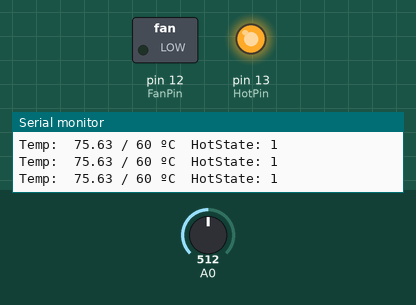
A sketch run on a simulated Arduino Nano, built with avr-gcc and run on an emulated ATmega328P. Parts: switched loads named in the sketch (green lamp = pin HIGH), output pins drawn as LEDs (lit = HIGH), the last lines printed to the serial monitor. Inputs (shaded band) come from the test bench; at power-on: A0 = 512.

Above: at 1.3 s.
1.4 s: A0 set to 662
2.9 s: A0 set to 682
At 3.4 s:
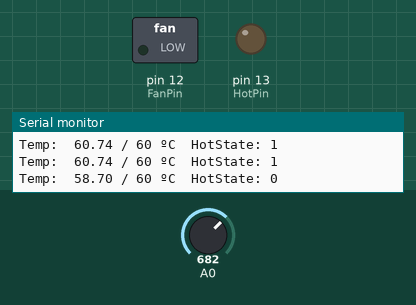
4.5 s: A0 set to 511
At 5.7 s:
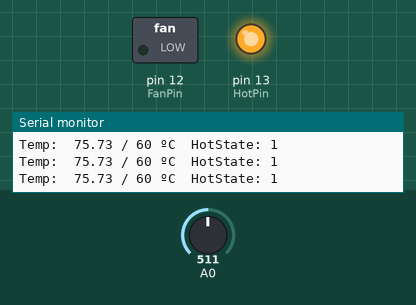
6.0 s: A0 set to 716
At 7.2 s:
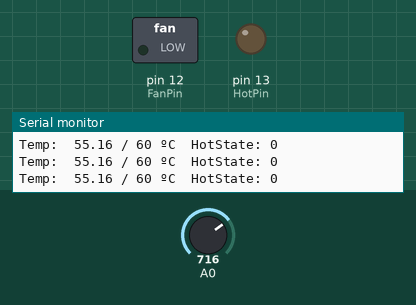
Timing chart, 0 to 8.5 s (numbered marks = the images above; inputs shaded):
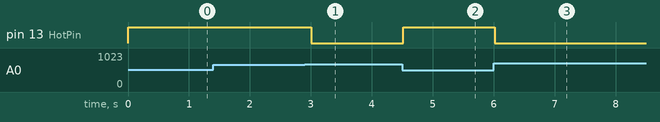

The sketch:

Cntrl_Temp.ino
```cpp
//Control de Temperatura amb Relés

/*thermistor parameters:
 * RT0: 10 000 Ω
 * B: 3977 K +- 0.75%
 * T0:  25 C
 * +- 5%
 */

//These values are in the datasheet default from this example
//#define RT0 10000   // Ω
//#define B 3977      // K
//--------------------------------------

//These values are in the datasheet E3D HotEnd Thermistor
#define RT0 100000   // Ω
#define B 4725      // K
//--------------------------------------

//These values are in the datasheet Air Fryer Thermistor ??
//#define RT0 200000   // Ω
//#define B 3475      // K
//--------------------------------------

#define VCC 5    //Supply voltage
//#define VCC 3.3    //Supply voltage per Duet y alguns Arduinos

#define R 10000  //R=10KΩ, defecte en este exemple.
//#define R 4700  //R=4K7Ω, com algunes Duet 0.6
//#define R 4700  //R=4K7Ω, com algunes Duet 0.8.5

//Variables Temperatura
float RT, VR, ln, TX, T0, VRT;

// Variables Sortides Reles
const int HotPin = 13;  // Per coincidir amb el LED del Arduino Nano
const int FanPin = 12;  // Per ser la del costat del 13.

int HotState = HIGH;  // Els relés están actius en LOW
int FanState = HIGH;

// Control de Temperatura
int Temp_Consigna = 60;
int Temp_Histeresis = 0;  // Valors de Conmutació respecte de la Temp. Consigna
                          // No cal histeresis, ja que temperatura continua augmentant
                          // per inercia quan s'atura el calefactor.

void setup() {
  // Port serie per enviar les dades al PC
  Serial.begin(9600);

  // Thermistor
  T0 = 25 + 273.15;                 //Temperature T0 from datasheet, conversion from Celsius to kelvin

  // Relés de Sortida
  pinMode(HotPin, OUTPUT);
  pinMode(FanPin, OUTPUT);
}

void loop() {
  VRT = analogRead(A0);              //Acquisition analog value of VRT
  VRT = (5.00 / 1023.00) * VRT;      //Conversion to voltage
  VR = VCC - VRT;
  RT = VRT / (VR / R);               //Resistance of RT

  ln = log(RT / RT0);
  TX = (1 / ((ln / B) + (1 / T0))); //Temperature from thermistor

  TX = TX - 273.15;                 //Conversion to Celsius

  Serial.print("Temp:");
  Serial.print("\t");
  Serial.print(TX);
  Serial.print(" / ");
  Serial.print(Temp_Consigna);
  Serial.print(" ºC");

//  Serial.print(TX + 273.15);        //Conversion to Kelvin
//  Serial.print("K\t");
//  Serial.print((TX * 1.8) + 32);    //Conversion to Fahrenheit
//  Serial.print("F");

  if( TX > Temp_Consigna + Temp_Histeresis){
    HotState = HIGH; // Active at LOW state
  }
  if( TX < Temp_Consigna - Temp_Histeresis){
    HotState = LOW;
  }

  FanState = LOW;

  digitalWrite(HotPin, HotState);
  digitalWrite(FanPin, FanState);

  Serial.print("\tHotState: ");
  Serial.print(HotState);
  //Serial.print("\tFanState: ");
  //Serial.print(FanState);
  Serial.println("");

  delay(500);
}
```

Measured:
- the behaviour switches between 669 and 670 on A0 (found by bisection; images 0 and 1)
- after the input at 2.9 s, pin 13 (HotPin): HIGH → LOW after 0.11 s
- after the input at 4.5 s, pin 13 (HotPin): LOW → HIGH at once
- after the input at 6.0 s, pin 13 (HotPin): HIGH → LOW at once
